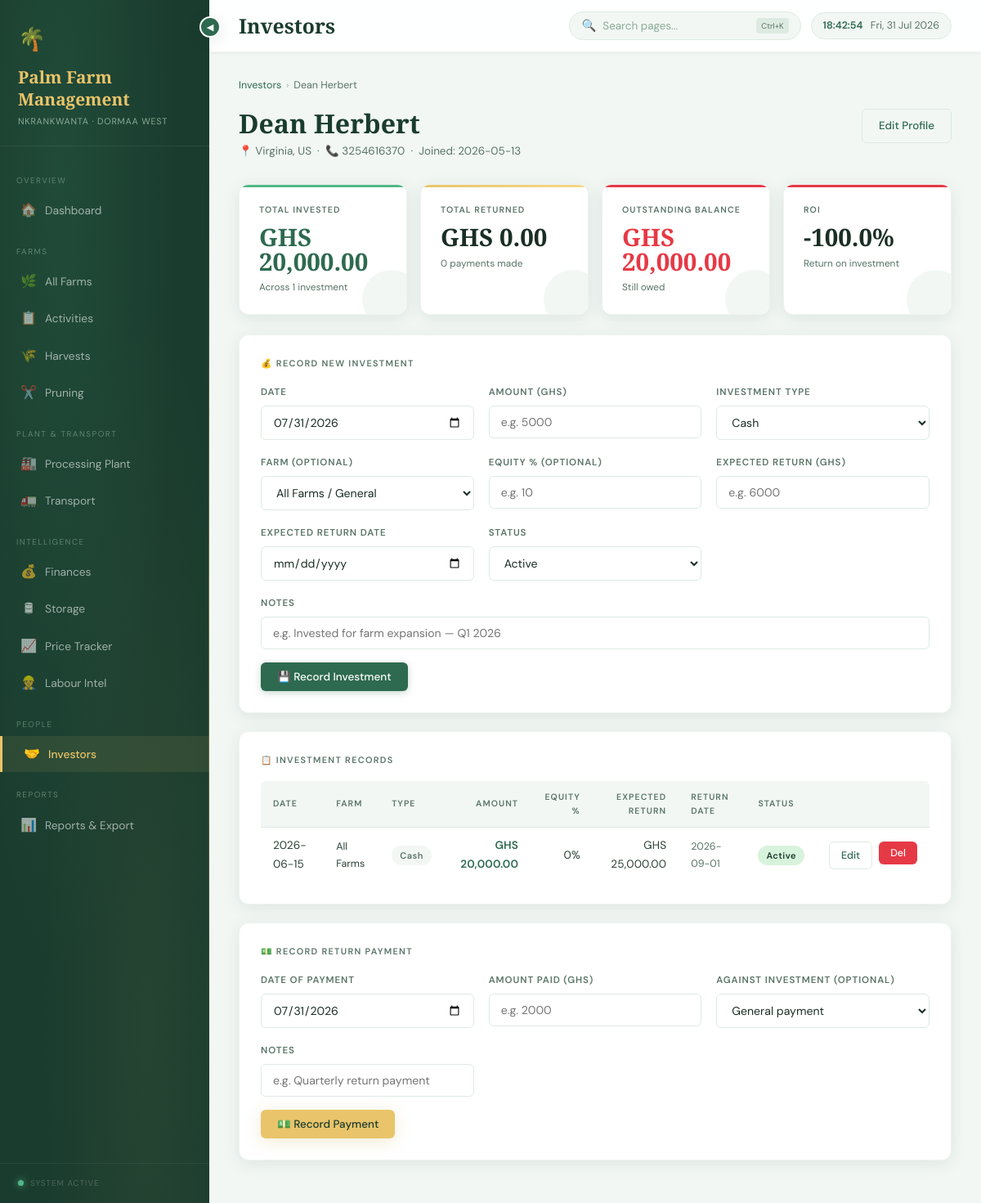
The page /investors/2 on the database its author committed.
### tables this page shows
CREATE TABLE investors (
        id          INTEGER PRIMARY KEY AUTOINCREMENT,
        name        TEXT NOT NULL,
        phone       TEXT,
        email       TEXT,
        location    TEXT,
        notes       TEXT,
        date_joined DATE
    );

CREATE TABLE investments (
        id              INTEGER PRIMARY KEY AUTOINCREMENT,
        investor_id     INTEGER NOT NULL REFERENCES investors(id) ON DELETE CASCADE,
        farm_id         INTEGER REFERENCES farms(id),
        date            DATE NOT NULL,
        amount          REAL NOT NULL DEFAULT 0,
        investment_type TEXT DEFAULT 'Cash',
        equity_pct      REAL DEFAULT 0,
        expected_return REAL DEFAULT 0,
        return_date     DATE,
        status          TEXT DEFAULT 'Active',
        notes           TEXT
    );

### routes/investors.py (the view)
@investors_bp.route('/<int:investor_id>')
def detail(investor_id):
    investor = query("SELECT * FROM investors WHERE id=?", (investor_id,), one=True)
    if not investor:
        flash('Investor not found.', 'error')
        return redirect(url_for('investors.index'))
    investments = query("""
        SELECT inv.*, f.name AS farm_name
        FROM investments inv
        LEFT JOIN farms f ON f.id = inv.farm_id
        WHERE inv.investor_id = ?
        ORDER BY inv.date DESC
    """, (investor_id,))
    returns = query("""
        SELECT ir.*, inv.farm_id,
               f.name AS farm_name,
               inv.amount AS investment_amount
        FROM investor_returns ir
        LEFT JOIN investments inv ON inv.id = ir.investment_id
        LEFT JOIN farms f ON f.id = inv.farm_id
        WHERE ir.investor_id = ?
        ORDER BY ir.date DESC
    """, (investor_id,))
    total_invested = _s("SELECT COALESCE(SUM(amount),0) FROM investments WHERE investor_id=?", (investor_id,))
    total_returned = _s("SELECT COALESCE(SUM(amount),0) FROM investor_returns WHERE investor_id=?", (investor_id,))
    outstanding    = total_invested - total_returned
    roi            = round((total_returned / total_invested * 100) - 100, 1) if total_invested > 0 else 0
    farms = query("SELECT * FROM farms ORDER BY name")
    return render_template('investors/detail.html',
        investor=investor,
        investments=investments,
        returns=returns,
        total_invested=total_invested,
        total_returned=total_returned,
        outstanding=outstanding,
        roi=roi,
        farms=farms,
        investment_types=INVESTMENT_TYPES,
        statuses=STATUSES,
        today=date.today().isoformat(),
    )

### database/db.py (called while the page is built)
def get_connection():
    conn = sqlite3.connect(DB_PATH)
    conn.row_factory = sqlite3.Row
    conn.execute("PRAGMA foreign_keys = ON")
    return conn

def query(sql, params=(), one=False):
    conn = get_connection()
    cur = conn.execute(sql, params)
    rv = cur.fetchone() if one else cur.fetchall()
    conn.close()
    return rv

### routes/investors.py (called while the page is built)
def _s(sql, params=()):
    row = query(sql, params, one=True)
    return float(list(row)[0]) if row else 0.0

### templates/investors/detail.html (shortened to what this page needs)
{% extends 'base.html' %}
{% block page_title %}Investors{% endblock %}
{% block content %}
<div class="breadcrumb">
  <a href="{{ url_for('investors.index') }}">Investors</a>
  <span class="breadcrumb-sep">›</span>
  <span>{{ investor['name'] }}</span>
</div>
<div class="page-header">
  <div>
    <h2>{{ investor['name'] }}</h2>
    <p>
      {% if investor['location'] %}📍 {{ investor['location'] }} &nbsp;·&nbsp;{% endif %}
      {% if investor['phone'] %}📞 {{ investor['phone'] }} &nbsp;·&nbsp;{% endif %}
      Joined: {{ investor['date_joined'] or 'Unknown' }}
    </p>
  </div>
  <div class="flex gap-2">
    <a href="{{ url_for('investors.edit', investor_id=investor['id']) }}" class="btn btn-outline">Edit Profile</a>
  </div>
</div>
<div class="stat-grid">
  <div class="stat-card">
    <div class="stat-label">Total Invested</div>
    <div class="stat-value positive">GHS {{ '{:,.2f}'.format(total_invested) }}</div>
    <div class="stat-sub">Across {{ investments|length }} investment{{ 's' if investments|length != 1 else '' }}</div>
  </div>
  <div class="stat-card gold">
    <div class="stat-label">Total Returned</div>
    <div class="stat-value serif">GHS {{ '{:,.2f}'.format(total_returned) }}</div>
    <div class="stat-sub">{{ returns|length }} payment{{ 's' if returns|length != 1 else '' }} made</div>
  </div>
  <div class="stat-card {% if outstanding > 0 %}red{% else %}gold{% endif %}">
    <div class="stat-label">Outstanding Balance</div>
    <div class="stat-value {% if outstanding > 0 %}negative{% else %}positive{% endif %}">
      GHS {{ '{:,.2f}'.format(outstanding) }}
    </div>
    <div class="stat-sub">{% if outstanding <= 0 %}Fully settled ✓{% else %}Still owed{% endif %}</div>
  </div>
  <div class="stat-card {% if roi >= 0 %}gold{% else %}red{% endif %}">
    <div class="stat-label">ROI</div>
    <div class="stat-value serif">{{ roi }}%</div>
    <div class="stat-sub">Return on investment</div>
  </div>
</div>
<div class="card">
  <div class="card-title">💰 Record New Investment</div>
  <form method="POST" action="{{ url_for('investors.add_investment', investor_id=investor['id']) }}">
    <div class="form-grid">
      <div class="form-group">
        <label>Date</label>
        <input type="date" name="date" value="{{ today }}" required>
      </div>
      <div class="form-group">
        <label>Amount (GHS)</label>
        <input type="number" step="0.01" name="amount" placeholder="e.g. 5000" required>
      </div>
      <div class="form-group">
        <label>Investment Type</label>
        <select name="investment_type">
          {% for t in investment_types %}
          <option>{{ t }}</option>
          {% endfor %}
        </select>
      </div>
      <div class="form-group">
        <label>Farm (optional)</label>
        <select name="farm_id">
          <option value="">All Farms / General</option>
        </select>
      </div>
      <div class="form-group">
        <label>Equity % (optional)</label>
        <input type="number" step="0.1" name="equity_pct" placeholder="e.g. 10">
      </div>
      <div class="form-group">
        <label>Expected Return (GHS)</label>
        <input type="number" step="0.01" name="expected_return" placeholder="e.g. 6000">
      </div>
      <div class="form-group">
        <label>Expected Return Date</label>
        <input type="date" name="return_date">
      </div>
      <div class="form-group">
        <label>Status</label>
        <select name="status">
          {% for s in statuses %}
          <option>{{ s }}</option>
          {% endfor %}
        </select>
      </div>
      <div class="form-group full">
        <label>Notes</label>
        <input name="notes" placeholder="e.g. Invested for farm expansion — Q1 2026">
      </div>
    </div>
    <button type="submit" class="btn btn-primary mt-2">💾 Record Investment</button>
  </form>
</div>
{% if investments %}
<div class="card">
  <div class="card-title">📋 Investment Records</div>
  <div class="table-wrap">
    <table>
      <thead>
        <tr>
          <th>Date</th><th>Farm</th><th>Type</th>
          <th class="text-right">Amount</th>
          <th class="text-right">Equity %</th>
          <th class="text-right">Expected Return</th>
          <th>Return Date</th><th>Status</th><th></th>
        </tr>
      </thead>
      <tbody>
        {% for inv in investments %}
        <tr>
          <td>{{ inv['date'] }}</td>
          <td class="small">{{ inv['farm_name'] or 'All Farms' }}</td>
          <td><span class="badge badge-grey">{{ inv['investment_type'] }}</span></td>
          <td class="text-right mono positive">GHS {{ '{:,.2f}'.format(inv['amount']) }}</td>
          <td class="text-right mono">{{ inv['equity_pct'] or 0 }}%</td>
          <td class="text-right mono">{{ 'GHS {:,.2f}'.format(inv['expected_return']) if inv['expected_return'] else '—' }}</td>
          <td class="small muted">{{ inv['return_date'] or '—' }}</td>
          <td>
            <span class="badge
              {% if inv['status']=='Active' %}badge-green
              {% elif inv['status']=='Settled' %}badge-grey
              {% elif inv['status']=='Pending' %}badge-amber
              {% else %}badge-red{% endif %}">
              {{ inv['status'] }}
            </span>
          </td>
          <td>
            <div class="flex gap-2">
              <a href="{{ url_for('investors.edit_investment', inv_id=inv['id']) }}" class="btn btn-sm btn-outline">Edit</a>
              <form method="POST" action="{{ url_for('investors.delete_investment', inv_id=inv['id']) }}"
                    data-confirm="Delete this investment record?">
                <button class="btn btn-sm btn-danger">Del</button>
              </form>
            </div>
          </td>
        </tr>
        {% endfor %}
      </tbody>
    </table>
  </div>
</div>
{% endif %}
<div class="card">
  <div class="card-title">💵 Record Return Payment</div>
  <form method="POST" action="{{ url_for('investors.add_return', investor_id=investor['id']) }}">
    <div class="form-grid">
      <div class="form-group">
        <label>Date of Payment</label>
        <input type="date" name="date" value="{{ today }}" required>
      </div>
      <div class="form-group">
        <label>Amount Paid (GHS)</label>
        <input type="number" step="0.01" name="amount" placeholder="e.g. 2000" required>
      </div>
      <div class="form-group">
        <label>Against Investment (optional)</label>
        <select name="investment_id">
          <option value="">General payment</option>
        </select>
      </div>
      <div class="form-group">
        <label>Notes</label>
        <input name="notes" placeholder="e.g. Quarterly return payment">
      </div>
    </div>
    <button type="submit" class="btn btn-gold mt-2">💵 Record Payment</button>
  </form>
</div>
{% endblock %}

### rows shown on the page
investors: name "Dean Herbert", location "Virginia, US", phone "3254616370", date_joined "2026-05-13"
investments: date "2026-06-15", inv "All Farms", investment_type "Cash", amount "20,000.00", equity_pct "0", expected_return "GHS 25,000.00", return_date "2026-09-01", status "Active"

### other values the page prints
{{ '{:,.2f}'.format(total_invested) }} "20,000.00"
{{ investments|length }} "1"
{{ '{:,.2f}'.format(total_returned) }} "0.00"
{{ returns|length }} "0"
{{ 's' if returns|length != 1 else '' }} "s"
{{ '{:,.2f}'.format(outstanding) }} "20,000.00"
{{ roi }} "-100.0"
form field investment_type "Cash"
form field status "Active"
